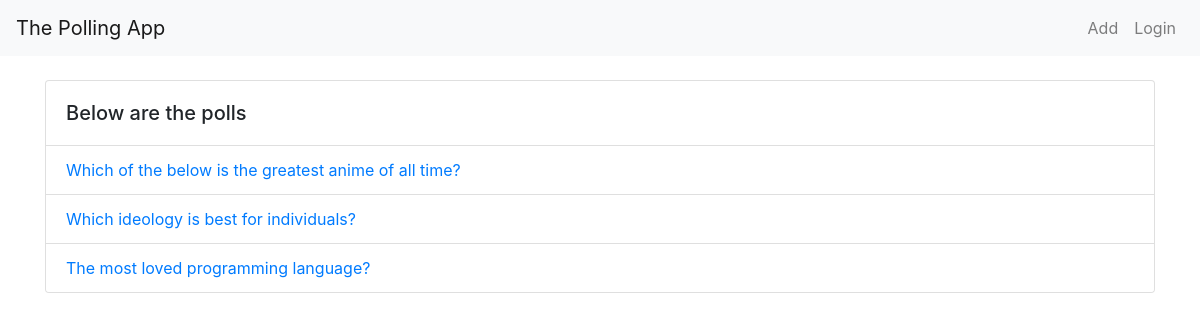
Screenshot of /poll/ with the database file from the repository.
### poll/models.py (models this page shows, shortened)
class Question(models.Model):
    title = models.CharField(max_length=200)
    is_active = models.BooleanField(default=True)
    created_by = models.ForeignKey(User, on_delete=models.CASCADE)
    create_ts = models.DateTimeField(auto_now_add=True)
    modified_ts = models.DateTimeField(auto_now=True)

### poll/views.py (the view)
# urls.py: path('', index, name="employees-list"),
def index(request):
    questions = Question.objects.all()
    context = {
        "page":"poll",
        "questions":questions
    }
    return render(request, "poll/index.html", context)

### ems/templates/poll/index.html
{% extends "base.html" %}
{% block content %}
<div class="container">
    <div class="card">
        <div class="card-body">
            <h5 class="card-title mb-0">Below are the polls</h5>
        </div>
        {% if questions %}
            <ul class="list-group list-group-flush">
                {% for question in questions %}
                <li class="list-group-item">
                    <a href="{% url 'poll_app:poll-vote' question.id %}">{{question.title}}</a>
                </li>
            {% endfor %}
            </ul>
        {% else %}
            <h3>There are no polls created yet</h3>
        {% endif%}
    </div>
</div>
{% endblock content %}

### rows the page displays
Question: title "Which of the below is the greatest anime of all time?"
Question: title "Which ideology is best for individuals?"
Question: title "The most loved programming language?"
